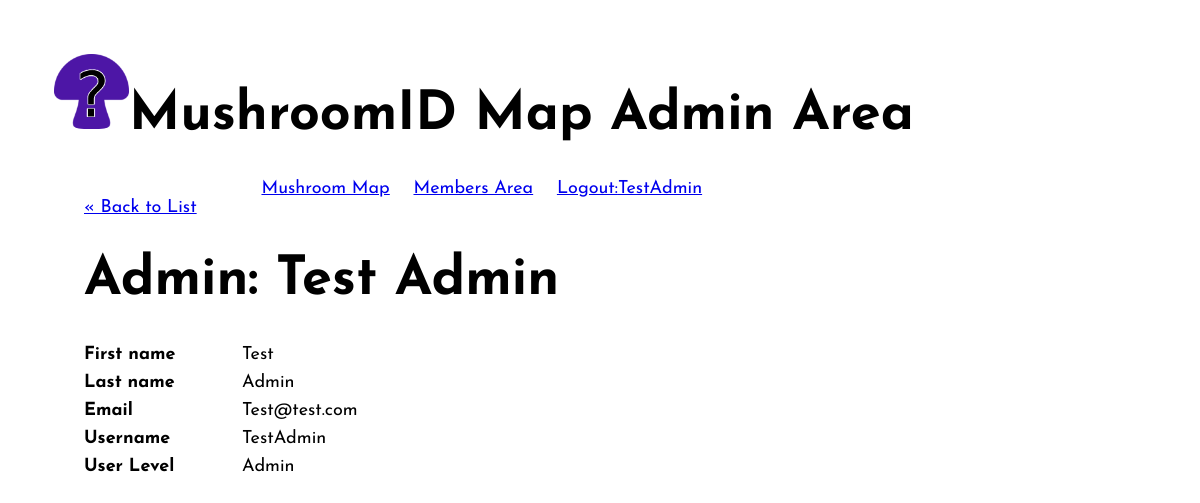
Screenshot of /public/mushroom-members/admins/show.php?id=10 (signed in) with the database file from the repository.
### tables this page shows
CREATE TABLE `user_usr` (
  `id_usr` int(11) NOT NULL,
  `first_name_usr` varchar(20) NOT NULL,
  `last_name_usr` varchar(20) NOT NULL,
  `email_usr` varchar(40) NOT NULL,
  `username_usr` varchar(40) NOT NULL,
  `hashed_password_usr` varchar(255) NOT NULL,
  `user_level_usr` varchar(1) DEFAULT NULL
);

### private/functions.php (called while the page is built, shortened)
<?php
function url_for($script_path) {
  if($script_path[0] != '/') {
    $script_path = "/" . $script_path;
  }
  return WWW_ROOT . $script_path;
}
function h($string="") {
  return htmlspecialchars($string);
}
?>

### private/initialize.php (called while the page is built, shortened)
<?php
  require_once('functions.php');
  include('classes/databaseobject.class.php');
  include('classes/admin.class.php');
  include('classes/session.class.php');
  $session = new Session;
?>

### private/classes/session.class.php (called while the page is built, shortened)
<?php
class Session {
  private $admin_id;
  private $last_login;
  public function is_logged_in() {
    return isset($this->admin_id) && $this->last_login_is_recent();
  }
  private function check_stored_login() {
    if(isset($_SESSION['admin_id'])) {
      $this->admin_id = $_SESSION['admin_id'];
      $this->username_usr = $_SESSION['username_usr'];
      $this->user_level_usr = $_SESSION['user_level_usr'];
      $this->last_login = $_SESSION['last_login'];
    }
  }
  private function last_login_is_recent() {
    if(!isset($this->last_login)) {
      return false;
    } elseif(($this->last_login + self::MAX_LOGIN_AGE) < time()) {
      return false;
    } else {
      return true;
    }
  }
}
?>

### private/classes/databaseobject.class.php (called while the page is built, shortened)
<?php
class DatabaseObject {
  static protected $database;
  static protected $table_name = "";
  static public function set_database($database) {
    self::$database = $database;
  }
  static public function find_by_sql($sql) {
      $result = self::$database->query($sql);
      $object_array = [];
      while ($record = $result->fetch(PDO::FETCH_ASSOC)) {
          $object_array[] = static::instantiate($record);
        }
      return $object_array;
  }
  static public function find_by_id($id) {
      $sql = "SELECT * FROM " . static::$table_name . " ";
      $sql .= "WHERE id_usr=" . self::$database->quote($id);
      $object_array = static::find_by_sql($sql);
      if(!empty($object_array)) {
          return array_shift($object_array);
      }   else    {
          return false;
      }
  }
  static public function instantiate($record) {
      $object = new static;
      foreach($record as $property => $value) {
          if(property_exists($object, $property)) {
              $object->$property = $value;
          }
      }
      return $object;
  }
}
?>

### private/classes/admin.class.php (called while the page is built, shortened)
<?php
class Admin extends DatabaseObject {
  public $first_name_usr;
  public $last_name_usr;
  public function __construct($args=[]) {
    $this->first_name_usr = $args['first_name_usr'] ?? '';
    $this->last_name_usr = $args['last_name_usr'] ?? '';
  }
  public function full_name() {
    return $this->first_name_usr . " " . $this->last_name_usr;
  }
}
?>

### public/mushroom-members/admins/show.php (the view, shortened to what this page needs)
<?php require_once('../../../private/initialize.php'); ?>
<?php
$id = $_GET['id'] ?? '1';
$admin = Admin::find_by_id($id);
?>
<?php include(SHARED_PATH . '/mushroom-members-header.php'); ?>
<div id="content">
  <a class="back-link" href="<?php echo url_for('/mushroom-members/admins/index.php'); ?>">&laquo; Back to List</a>
  <div class="admin show">
    <h1>Admin: <?php echo h($admin->full_name()); ?></h1>
    <div class="attributes">
      <dl>
        <dt>First name</dt>
        <dd><?php echo h($admin->first_name_usr); ?></dd>
      </dl>
      <dl>
        <dt>Last name</dt>
        <dd><?php echo h($admin->last_name_usr); ?></dd>
      </dl>
      <dl>
        <dt>Email</dt>
        <dd><?php echo h($admin->email_usr); ?></dd>
      </dl>
      <dl>
        <dt>Username</dt>
        <dd><?php echo h($admin->username_usr); ?></dd>
      </dl>
			<dl>
        <dt>User Level</dt>
        <dd>
        <?php
            if($admin->user_level_usr == 'm'){
              echo 'Member';
            }else{
              echo 'Admin';
            }
          ?>
        </dd>
      </dl>
    </div>
  </div>
</div>

### private/shared/mushroom-members-header.php (shortened to what this page needs)
<!DOCTYPE html>
<html lang="en">
  <head>
    <link rel="stylesheet" media="all" href="<?php echo url_for('/stylesheets/staff.css'); ?>" />
  </head>
  <body>
    <header>
      <h1><a id="title" href="<?php echo url_for('/mushroom-members/index.php'); ?>"><img class="mushroom" src="<?php echo url_for('/images/header-icon.png') ?>" alt='Mushroom logo'/>MushroomID Map <?php if($session->user_level_usr == 'a') echo "Admin"; ?><?php if($session->user_level_usr == 'm') echo "Member"; ?>  Area</a></h1>
    </header>
    <navigation>
      <ul>
        <li><a href="<?php echo url_for('mshrm-home.php'); ?>">Mushroom Map</a></li>
        <?php if($session->is_logged_in()) { ?>
        <li><a href="<?php echo url_for('/mushroom-members/index.php'); ?>">Members Area</a></li>
        <li><a href="<?php echo url_for('/mushroom-members/logout.php'); ?>">Logout:<?php echo $session->username_usr ?></a></li>
        <?php } ?>
      </ul>
    </navigation>

### public/stylesheets/staff.css (style rules this page uses)
* { box-sizing: border-box; }
body, html { height: 80%; }
html { font: 18px 'Josefin Sans', Helvetica, sans-serif; }
body { margin: 3rem; padding: 0; }
h1 { font-size: 3rem; }
#title { color: #000; text-decoration: none; }
header h1 a img.mushroom { border-radius: 30px; display: inline-block; width: 75px; }
navigation { margin: 0; padding: 0; text-align: center; width: 80%; }
navigation ul { list-style: none; margin: 0; padding: 0; width: 80%; }
navigation ul li { display: inline; margin-right: 1em; }
#content { min-height: 80%; padding: 0 30px; width: 80%; }
dl { clear: both; margin: 0.5em 0; overflow: hidden; }
dt { float: left; font-weight: bold; width: 140px; }
dd { float: left; margin-left: 1em; }

### rows the page displays
user_usr: username_usr "TestAdmin", $admin->full_name() "Test Admin", first_name_usr "Test", last_name_usr "Admin", email_usr "Test@test.com"
